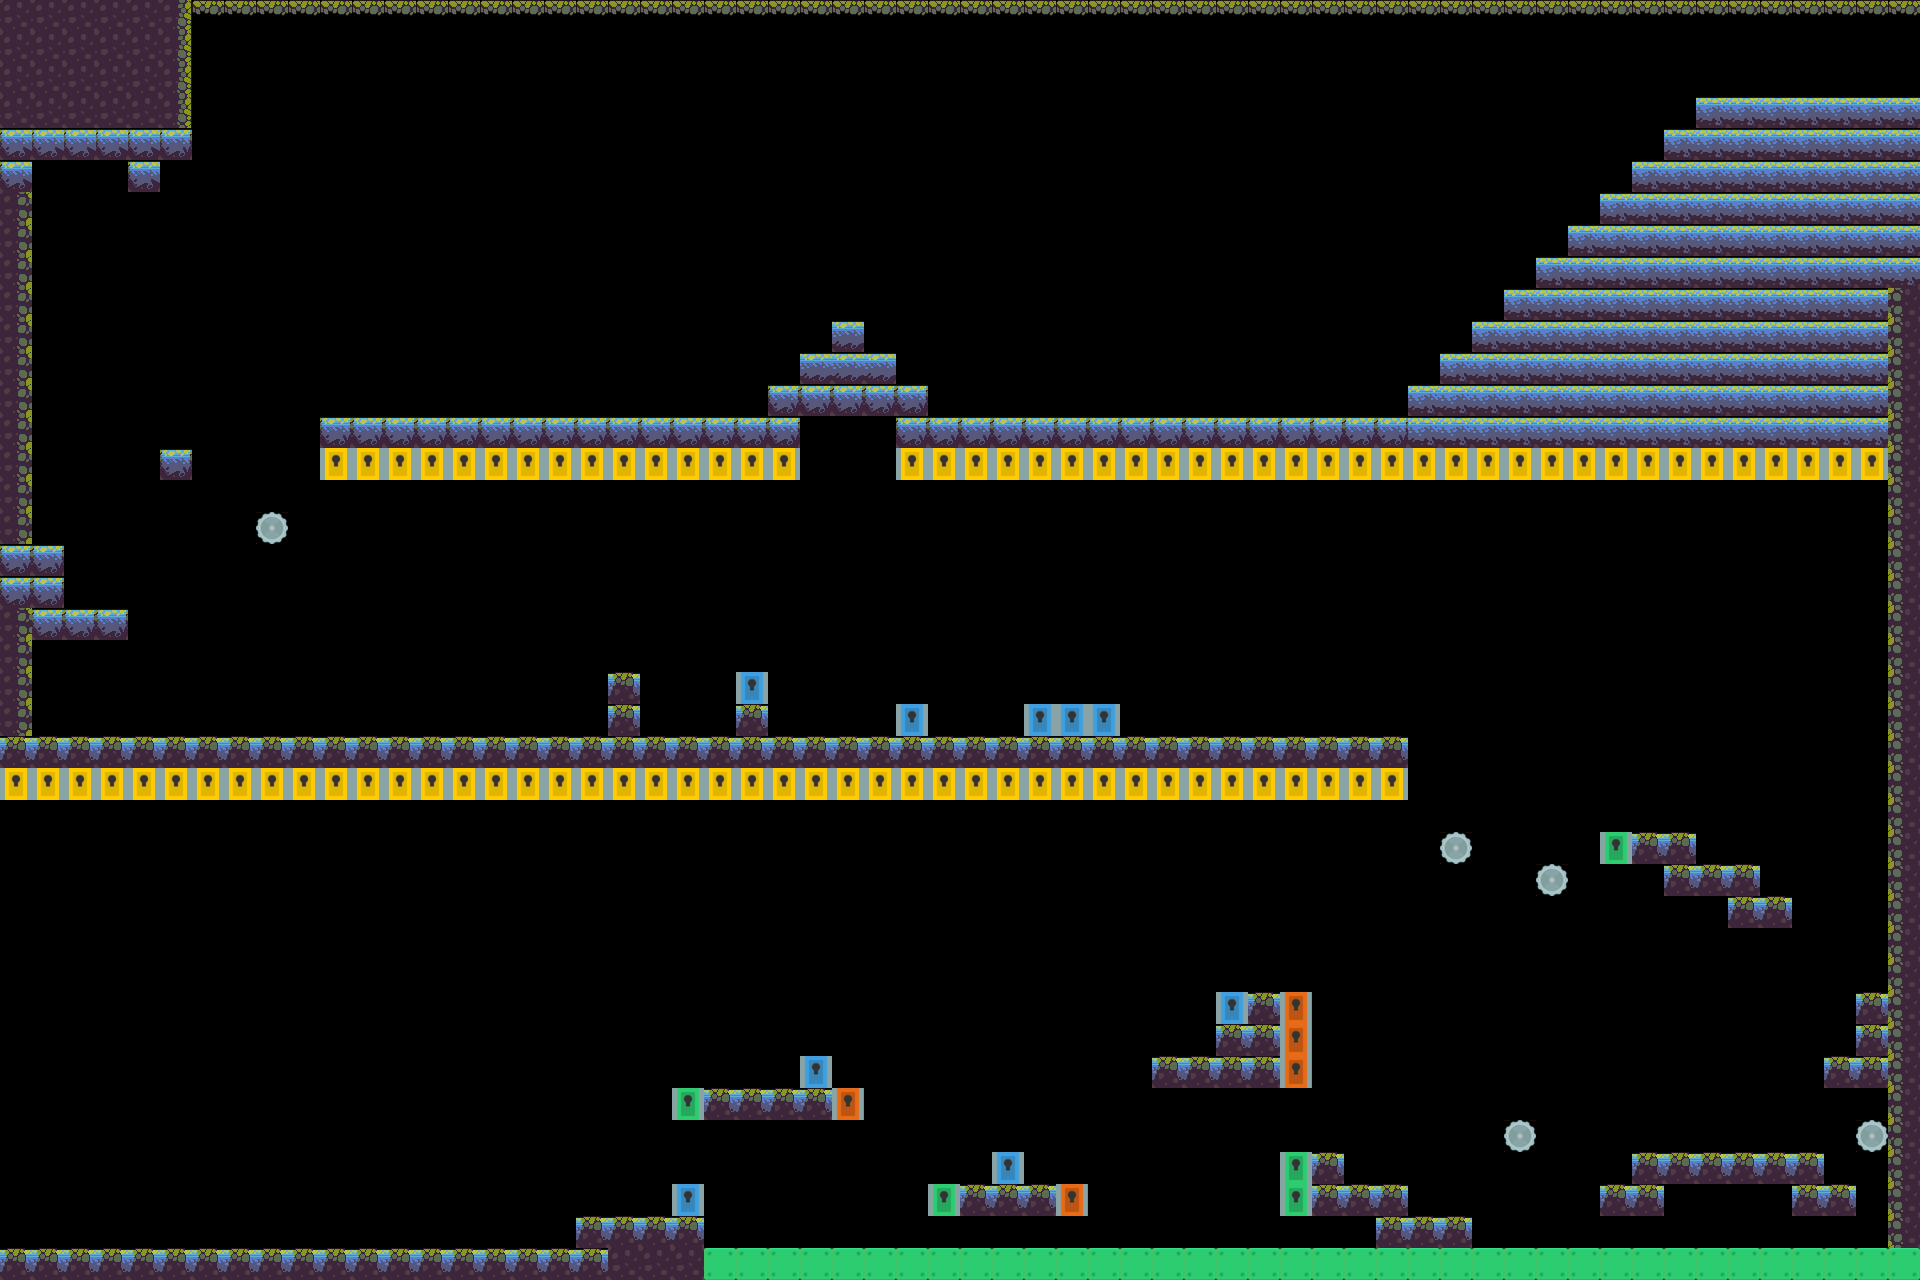

A level layout from a 2D game, rendered from its tile map. Below: a short description, then the map file with tile-grid data replaced by summaries:
An orthogonal 60x40 tile map with 32x32 px tiles, 1 tile layer (Calque de Tuiles 1), 3 tilesets and 14 objects (2x tourelle, banc, volant, chargeur, left).

<map version="1.10" tiledversion="1.12.1" orientation="orthogonal" renderorder="right-down" width="60" height="40" tilewidth="32" tileheight="32" infinite="0" nextlayerid="4" nextobjectid="121">
 <tileset firstgid="1" name="platform" tilewidth="32" tileheight="32" tilecount="60" columns="10">
  <image source="../Swamp/Tiles/Tileset.png" width="320" height="192" />
  <tile id="0">
   <properties>
    <property name="type" value="ground" />
   </properties>
  </tile>
  <tile id="1">
   <properties>
    <property name="type" value="ground" />
   </properties>
  </tile>
  <tile id="2">
   <properties>
    <property name="type" value="ground" />
   </properties>
  </tile>
  <tile id="3">
   <properties>
    <property name="type" value="ground" />
   </properties>
  </tile>
  <tile id="4">
   <properties>
    <property name="type" value="ground" />
   </properties>
  </tile>
  <tile id="5">
   <properties>
    <property name="type" value="ground" />
   </properties>
  </tile>
  <tile id="6">
   <properties>
    <property name="type" value="ground" />
   </properties>
  </tile>
  <tile id="7">
   <properties>
    <property name="type" value="ground" />
   </properties>
  </tile>
  <tile id="8">
   <properties>
    <property name="type" value="ground" />
   </properties>
  </tile>
  <tile id="9">
   <properties>
    <property name="type" value="ground" />
   </properties>
  </tile>
  <tile id="10">
   <properties>
    <property name="type" value="ground" />
   </properties>
  </tile>
  <tile id="11">
   <properties>
    <property name="type" value="ground" />
   </properties>
  </tile>
  <tile id="12">
   <properties>
    <property name="type" value="ground" />
   </properties>
  </tile>
  <tile id="13">
   <properties>
    <property name="type" value="ground" />
   </properties>
  </tile>
  <tile id="14">
   <properties>
    <property name="type" value="ground" />
   </properties>
  </tile>
  <tile id="15">
   <properties>
    <property name="type" value="ground" />
   </properties>
  </tile>
  <tile id="16">
   <properties>
    <property name="type" value="ground" />
   </properties>
  </tile>
  <tile id="17">
   <properties>
    <property name="type" value="ground" />
   </properties>
  </tile>
  <tile id="18">
   <properties>
    <property name="type" value="ground" />
   </properties>
  </tile>
  <tile id="19">
   <properties>
    <property name="type" value="ground" />
   </properties>
  </tile>
  <tile id="20">
   <properties>
    <property name="type" value="ground" />
   </properties>
  </tile>
  <tile id="21">
   <properties>
    <property name="type" value="ground" />
   </properties>
  </tile>
  <tile id="22">
   <properties>
    <property name="type" value="ground" />
   </properties>
  </tile>
  <tile id="23">
   <properties>
    <property name="type" value="ground" />
   </properties>
  </tile>
  <tile id="24">
   <properties>
    <property name="type" value="ground" />
   </properties>
  </tile>
  <tile id="25">
   <properties>
    <property name="type" value="ground" />
   </properties>
  </tile>
  <tile id="26">
   <properties>
    <property name="type" value="ground" />
   </properties>
  </tile>
  <tile id="27">
   <properties>
    <property name="type" value="ground" />
   </properties>
  </tile>
  <tile id="28">
   <properties>
    <property name="type" value="ground" />
   </properties>
  </tile>
  <tile id="29">
   <properties>
    <property name="type" value="ground" />
   </properties>
  </tile>
  <tile id="30">
   <properties>
    <property name="type" value="ground" />
   </properties>
  </tile>
  <tile id="31">
   <properties>
    <property name="type" value="ground" />
   </properties>
  </tile>
  <tile id="32">
   <properties>
    <property name="type" value="ground" />
   </properties>
  </tile>
  <tile id="33">
   <properties>
    <property name="type" value="ground" />
   </properties>
  </tile>
  <tile id="34">
   <properties>
    <property name="type" value="ground" />
   </properties>
  </tile>
  <tile id="35">
   <properties>
    <property name="type" value="ground" />
   </properties>
  </tile>
  <tile id="36">
   <properties>
    <property name="type" value="ground" />
   </properties>
  </tile>
  <tile id="37">
   <properties>
    <property name="type" value="ground" />
   </properties>
  </tile>
  <tile id="38">
   <properties>
    <property name="type" value="ground" />
   </properties>
  </tile>
  <tile id="39">
   <properties>
    <property name="type" value="ground" />
   </properties>
  </tile>
  <tile id="40">
   <properties>
    <property name="type" value="ground" />
   </properties>
  </tile>
  <tile id="41">
   <properties>
    <property name="type" value="ground" />
   </properties>
  </tile>
  <tile id="42">
   <properties>
    <property name="type" value="ground" />
   </properties>
  </tile>
  <tile id="43">
   <properties>
    <property name="type" value="ground" />
   </properties>
  </tile>
  <tile id="44">
   <properties>
    <property name="type" value="ground" />
   </properties>
  </tile>
  <tile id="45">
   <properties>
    <property name="type" value="ground" />
   </properties>
  </tile>
  <tile id="46">
   <properties>
    <property name="type" value="ground" />
   </properties>
  </tile>
  <tile id="47">
   <properties>
    <property name="type" value="ground" />
   </properties>
  </tile>
  <tile id="48">
   <properties>
    <property name="type" value="ground" />
   </properties>
  </tile>
  <tile id="49">
   <properties>
    <property name="type" value="ground" />
   </properties>
  </tile>
  <tile id="50">
   <properties>
    <property name="type" value="ground" />
   </properties>
  </tile>
  <tile id="51">
   <properties>
    <property name="type" value="ground" />
   </properties>
  </tile>
  <tile id="52">
   <properties>
    <property name="type" value="ground" />
   </properties>
  </tile>
  <tile id="53">
   <properties>
    <property name="type" value="ground" />
   </properties>
  </tile>
  <tile id="54">
   <properties>
    <property name="type" value="ground" />
   </properties>
  </tile>
  <tile id="55">
   <properties>
    <property name="type" value="ground" />
   </properties>
  </tile>
  <tile id="56">
   <properties>
    <property name="type" value="ground" />
   </properties>
  </tile>
  <tile id="57">
   <properties>
    <property name="type" value="ground" />
   </properties>
  </tile>
  <tile id="58">
   <properties>
    <property name="type" value="ground" />
   </properties>
  </tile>
  <tile id="59">
   <properties>
    <property name="type" value="ground" />
   </properties>
  </tile>
 </tileset>
 <tileset firstgid="61" source="../traps.tsx" />
 <tileset firstgid="159" source="../Swamp/Objects/objects.tsx" />
 <layer id="2" name="Calque de Tuiles 1" width="60" height="40">
  <data>[2400 cells, 572 non-empty, 16 distinct tile ids]</data>
 </layer>
 <objectgroup id="3" name="Calque d'Objets 1">
  <object id="1" gid="151" x="187.03" y="1246.3" width="32" height="32" />
  <object id="2" gid="187" x="573.344" y="1219.8" width="63" height="59" />
  <object id="59" name="banc" gid="200" x="216.611" y="719.693" width="11" height="21" />
  <object id="60" gid="183" x="1679.5" y="1154.88" width="109" height="41" />
  <object id="61" gid="186" x="1257.96" y="736.988" width="47" height="55" />
  <object id="62" gid="181" x="59.2353" y="738.372" width="89" height="26" />
  <object id="63" gid="192" x="330.893" y="1248.73" width="101" height="103" />
  <object id="110" gid="188" x="824.053" y="320.854" width="47" height="57" />
  <object id="113" name="volant" x="1221.3" y="897.164" width="32.7995" height="28.9408">
   <properties>
    <property name="obj_type" value="mob" />
   </properties>
  </object>
  </objectgroup>
</map>
<!-- 5 of 14 objects omitted -->
